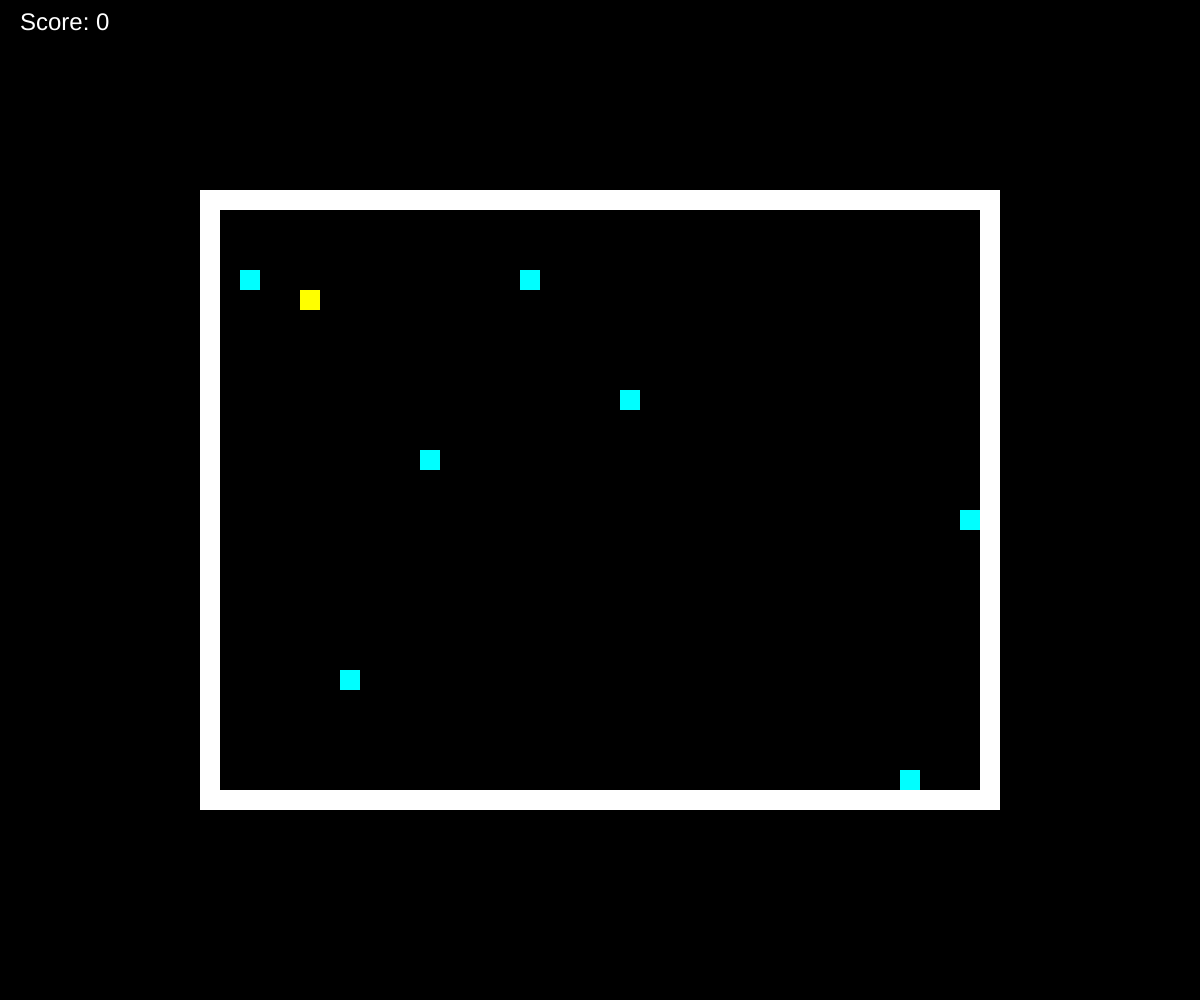
Frame 1 (no input)
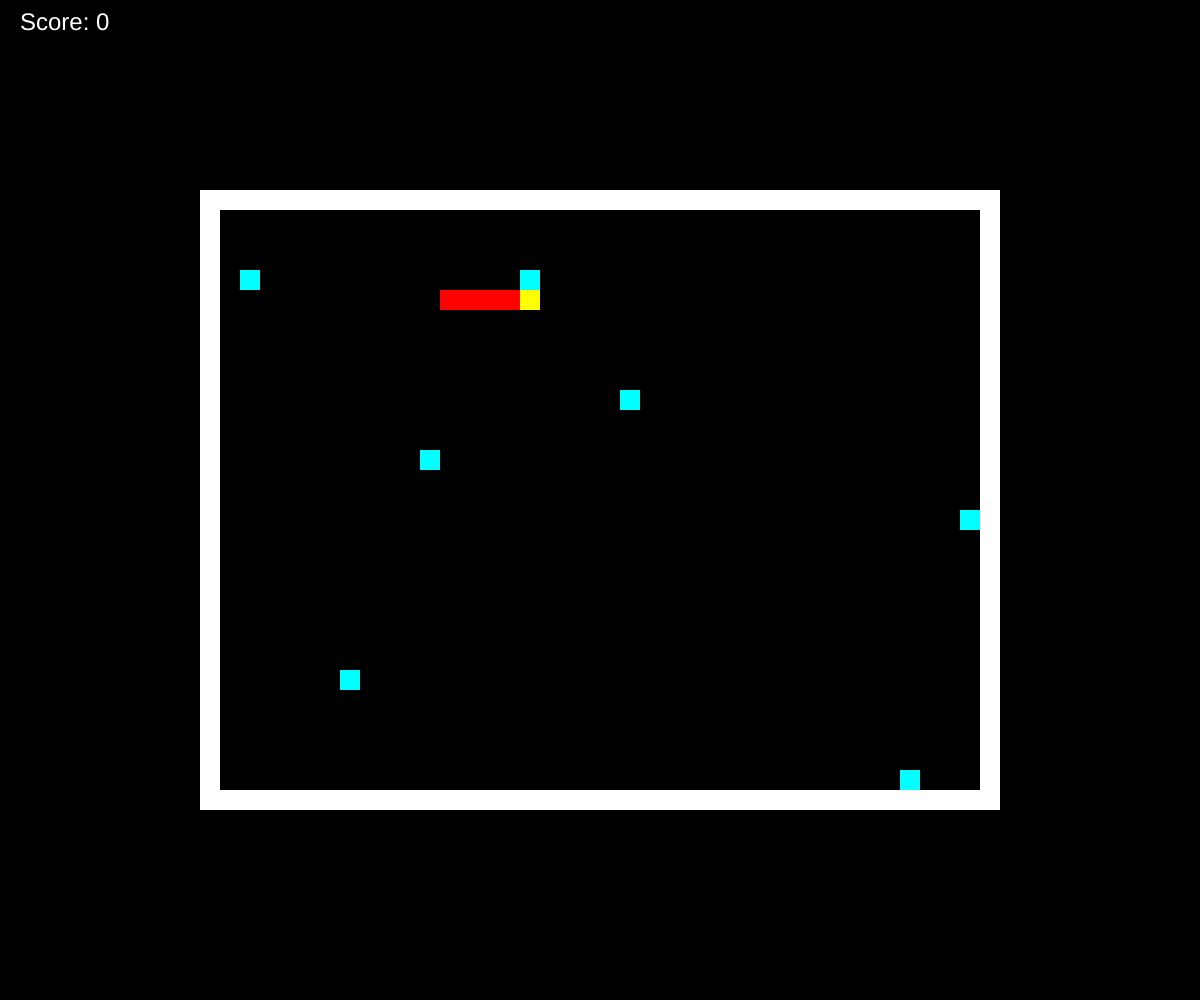
Frame 60 (no input)
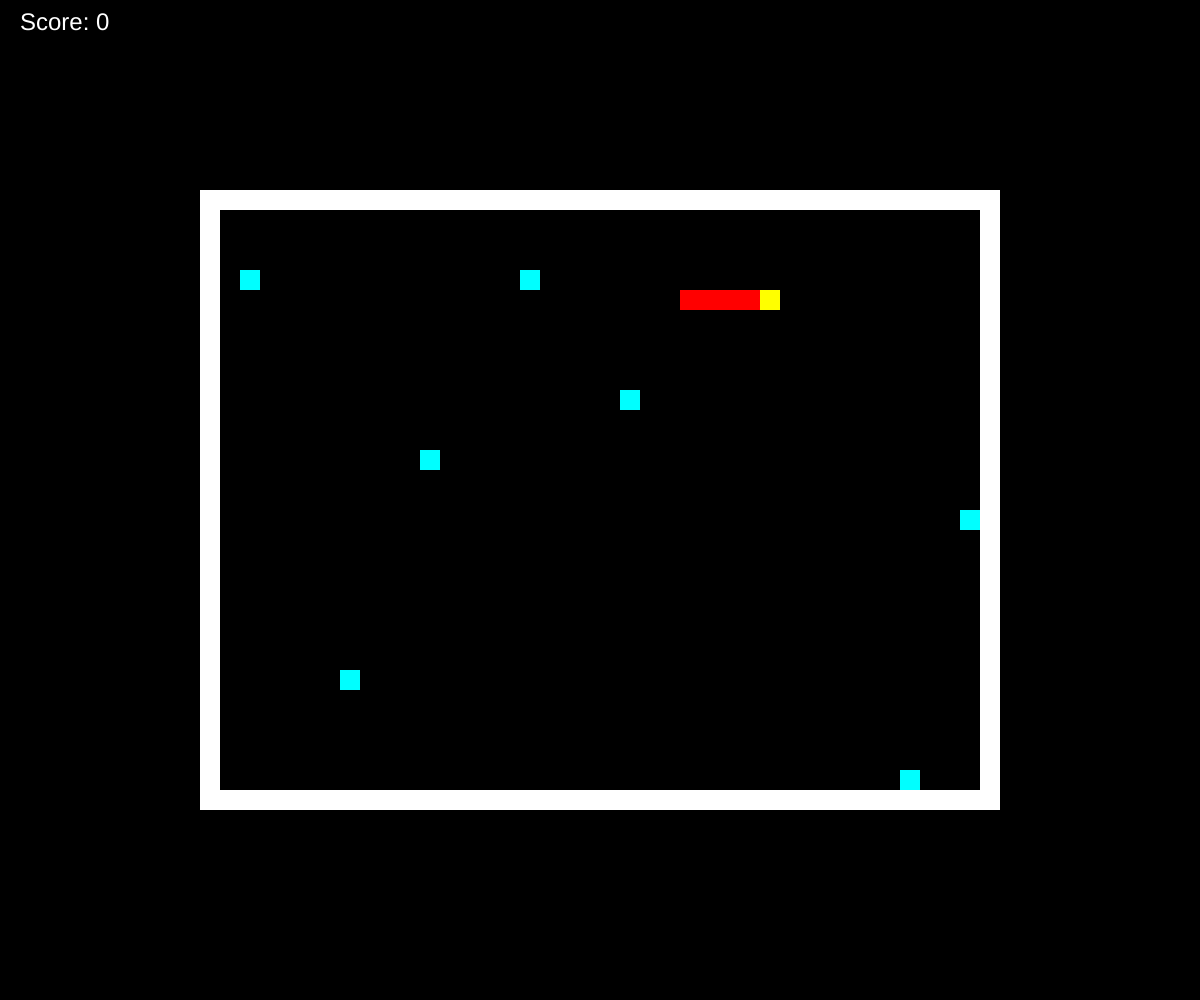
Frame 120 (the mouse pressed at the canvas centre since frame 60)

The p5.js sketch that drew these frames (run headless with seeded random() and noise() and a simulated clock; from frame 60 on, the mouse is pressed at the canvas centre):

// p5.js sketch
// ── sketch.js
let cellSize = 20;
let screen;

let player;
let points;
let foodcount = 7;
let food = new Array(foodcount);
let walls = [];
let candies = [];
let mapOffsetX, mapOffsetY; 

let map = [
  "########################################",
  "#                                      #",
  "#                                      #",
  "#                                      #",
  "#                                      #",
  "#                                      #",
  "#                                      #",
  "#                                      #",
  "#                                      #",
  "#                                      #",
  "#                                      #",
  "#                                      #",
  "#                                      #",
  "#                                      #",
  "#                                      #",
  "#                                      #",
  "#                                      #",
  "#                                      #",
  "#                                      #",
  "#                                      #",
  "#                                      #",
  "#                                      #",
  "#                                      #",
  "#                                      #",
  "#                                      #",
  "#                                      #",
  "#                                      #",
  "#                                      #",
  "#                                      #",
  "#                                      #",
  "########################################",
]

function setup() {
  createCanvas(windowWidth, windowHeight);
  background(0);

  points = new Points();
  
  // Calculate offset to center the map
  let mapWidth = map[0].length * cellSize;
  let mapHeight = map.length * cellSize;
  mapOffsetX = (width - mapWidth) / 2;
  mapOffsetY = (height - mapHeight) / 2;
  
  // Adjust player starting position to account for offset
  player = new Player(mapOffsetX + 100, mapOffsetY + 100, cellSize, cellSize, 1);
  screen = 'gamescreen';
  
  for (let i = 0; i < foodcount; i++) {
    food[i] = Food.generateRandomPosition(map[0].length, map.length);
  }
}

function draw() {
  if (screen === 'startscreen') return startScreen();
  if (screen === 'gamescreen')  return gameScreen();
  if (screen === 'endscreen')   return endScreen();
}

function drawMap() {
  map.forEach((row, j) => {
    row.split('').forEach((cell, i) => {
      if (cell === '#') {
        noStroke();
        fill(255);
        // Add offset to center the map
        rect(i * cellSize + mapOffsetX, j * cellSize + mapOffsetY, cellSize, cellSize);
      } else if (cell === ' ') {
        fill(0);
        // Add offset to center the map
        rect(i * cellSize + mapOffsetX, j * cellSize + mapOffsetY, cellSize, cellSize);
      }
    });	
  });
}

function keyPressed() {
  if      (keyCode === UP_ARROW)    return player.setDirection('up');
  else if (keyCode === DOWN_ARROW)  return player.setDirection('down');
  else if (keyCode === LEFT_ARROW)  return player.setDirection('left');
  else if (keyCode === RIGHT_ARROW) return player.setDirection('right');
}
// ── candy.js
class Candy {
  constructor(x, y) {
    this.x = x;
    this.y = y;
    this.width = cellSize;
    this.height = cellSize;
  }

  show() {
    fill(0, 255, 0);
    rect(this.x, this.y, this.width, this.height);
  }
}
// ── food.js
class Food {
  constructor(x, y) {
    this.x = x;
    this.y = y;
    this.width = cellSize;
    this.height = cellSize;
  }

  show() {
    fill(0, 255, 255);
    rect(this.x, this.y, this.width, this.height);
  }

  static generateRandomPosition(mapWidth, mapHeight) {
    const x = (Math.floor(Math.random() * (mapWidth - 2)) + 1) * cellSize + mapOffsetX;
    const y = (Math.floor(Math.random() * (mapHeight - 2)) + 1) * cellSize + mapOffsetY;

    return new Food(x, y);
  }
}
// ── player.js
class Player {
    constructor(x, y, width, height,) {
        this.x = x;
        this.y = y;
        this.width = width;
        this.height = height;
        this.tailLenght = 4;
        this.tail = new Tail();
        this.direction = 'right';
        this.directionQueue = [];
        this.walking = false;
        this.wallLenght = Math.floor(random(10, 25));
        this.nextWallTransform = Math.floor(random(2, 6));
        this.lastMoveTime = 0;
        this.moveInterval = 80;
        this.queueTimeout = 350;
        this.foodEaten = 0;
    }

    move() {
        if (millis() - this.lastMoveTime >= this.moveInterval) {
            let oldX = this.x;
            let oldY = this.y;

            this.cleanExpiredDirections();

            if (this.directionQueue.length > 0) {
                let nextDirection = this.directionQueue.shift().direction;

                if (this.isValidDirection(nextDirection)) return this.direction = nextDirection;
            }

            switch (this.direction) {
                case 'up':
                    this.y -= cellSize;
                    break;
                case 'down':
                    this.y += cellSize;
                    break;
                case 'left':
                    this.x -= cellSize;
                    break;
                case 'right':
                    this.x += cellSize;
                    break;
            }

            this.tail.addSegment(oldX, oldY);
            if (this.tail.tail.length > this.tailLenght) this.tail.tail.shift();

            this.lastMoveTime = millis();
        }
    }

    cleanExpiredDirections() {
        const currentTime = millis();
        this.directionQueue = this.directionQueue.filter(item =>
            currentTime - item.timestamp < this.queueTimeout
        );
    }

    isValidDirection(direction) {
        if (direction === 'up' && this.direction !== 'down') return true;
        if (direction === 'down' && this.direction !== 'up') return true;
        if (direction === 'left' && this.direction !== 'right') return true;
        if (direction === 'right' && this.direction !== 'left') return true;
        else return false;
    }

    setDirection(direction) {
        this.cleanExpiredDirections();

        if (this.directionQueue.length < 2 && this.isValidDirection(direction)) {
            if (this.directionQueue.length === 0 ||
                this.directionQueue[this.directionQueue.length - 1].direction !== direction) {
                this.directionQueue.push({
                    direction: direction,
                    timestamp: millis()
                });
            }
        }
    }

    show() {
        fill(255, 255, 0);
        rect(this.x, this.y, this.width, this.height);
        this.tail.show();
    }

    checkCollision() {
        if (this.x < mapOffsetX + cellSize ||
            this.x >= mapOffsetX + (map[0].length - 1) * cellSize ||
            this.y < mapOffsetY + cellSize ||
            this.y >= mapOffsetY + (map.length - 1) * cellSize) {
            screen = 'endscreen';
        }

        for (let i = 0; i < food.length; i++) {
            if (this.x === food[i].x && this.y === food[i].y) {
                console.log(this.tailLenght)
                points.add(food[i]);
                food.splice(i, 1);
                this.tailLenght++;
                this.foodEaten++;
                food.push(Food.generateRandomPosition(map[0].length, map.length, cellSize));
                this.checkFoodInTail();
                this.checkWallTransformations();

                if (this.tailLenght == this.wallLenght) return this.convertTailToWalls();
                console.log(this.tailLenght)
                break;
            }
        }
        for (let i = 0; i < candies.length; i++) {
            if (this.x === candies[i].x && this.y === candies[i].y) {
                points.add(candies[i]);
                candies.splice(i, 1);
                this.tailLenght++;
                this.foodEaten++;
                this.checkFoodInTail();
                this.checkWallTransformations();
                if (this.tailLenght == this.wallLenght) return this.convertTailToWalls();
                break;
            }
        }

        for (let i = 0; i < this.tail.tail.length; i++) {
            if (this.x === this.tail.tail[i].x && this.y === this.tail.tail[i].y) return screen = 'endscreen';
        }
        for (let i = 0; i < walls.length; i++) {
            if (this.x === walls[i].x && this.y === walls[i].y) return screen = 'endscreen';
        }

    }

    checkWallTransformations() {
        if (walls.length === 0) return;

        if (this.foodEaten > this.nextWallTransform) {
            let randomWall = Math.floor(random(0, walls.length));
            let wallToTransform = walls[randomWall];

            candies.push(new Candy(wallToTransform.x, wallToTransform.y));
            walls.splice(randomWall, 1);
            this.nextWallTransform = this.foodEaten + Math.floor(random(2, 6));

            console.log(`Wall at (${wallToTransform.x}, ${wallToTransform.y}) transformed into candy.`);
        }
    }

    checkFoodInTail() {
        for (let i = 0; i < food.length; i++) {
            for (let j = 0; j < this.tail.tail.length; j++) {
                if (food[i].x === this.tail.tail[j].x && food[i].y === this.tail.tail[j].y) {
                    food.splice(i, 1);
                    food.push(Food.generateRandomPosition(map[0].length, map.length));
                    console.log("food in tail");
                }
            }
        }
    }
    convertTailToWalls() {
        console.log(this.wallLenght)
        while (this.tail.tail.length > 4) {
            let segmentToConvert = this.tail.tail.shift();
            walls.push(new Wall(segmentToConvert.x, segmentToConvert.y));
        }
        this.tailLenght = 4;
        this.wallLenght = Math.floor(random(10, 25));
        console.log(this.wallLenght)
    }
}
// ── points.js
class Points {
    constructor() {
        this.score = 0;
    }

    add(object) {
        if (object instanceof Food) {
            this.addPoints(10);
        } else if (object instanceof Candy) {
            this.addPoints(25);
        }
    }

    addPoints = (points) => this.score += points;
    

    reset = () => this.score = 0;

    display(x , y, color, size) {
        fill(color);
        textSize(size);
        text(`Score: ${this.score}`, x, y);
    }
}
// ── screens.js
function startScreen() {
    background(0);
    textAlign(CENTER, CENTER);
    textSize(32);
    noStroke()
    fill(255);
    text("press any key to start", width / 2, height / 2);
    if (keyIsPressed) return screen = 'gamescreen';
}

function gameScreen() {
    background(0);
    drawMap();
    player.show();
    player.move();
    player.checkCollision();
    food.forEach(f => f.show());
    walls.forEach(f => f.show());
    candies.forEach(f => f.show());
    points.display(20, 30, 255, 24);

}

function endScreen() {
    background(0);
    textAlign(CENTER, CENTER);
    textSize(32);
    noStroke();
    fill(255);
    text("Game Over", width / 2, height / 2 - 20);
    text("Press enter to restart", width / 2, height / 2 + 20);

    if (keyCode === ENTER) {
        screen = 'startscreen';
        setup();
    }
}
// ── tail.js
class Tail {
    constructor() {
        this.tail = [];
    }

    addSegment(x, y) {
        this.tail.push({ x: x, y: y });
    }
    
    show() {
        for (let i = 0; i < this.tail.length; i++) {
            fill(255, 0, 0);
            rect(this.tail[i].x, this.tail[i].y, cellSize, cellSize);
        }
    }
}
// ── wall.js
class Wall {
  constructor(x, y) {
    this.x = x;
    this.y = y;
    this.width = cellSize;
    this.height = cellSize;
    this.foodCountWhenCreated = player.foodEaten; 
    this.foodNeededToTransform = Math.floor(random(3, 11)); 
  }

  show() {
    fill(255, 255, 255);
    rect(this.x, this.y, this.width, this.height);
  }

  shouldTransform() {
    return walls.length >= 20 && 
           (player.foodEaten - this.foodCountWhenCreated) >= this.foodNeededToTransform;
  }

  createCandy() {
    candies.push(new Candy(this.x, this.y));
    console.log(`Candy created at (${this.x}, ${this.y})`);
  }
}
